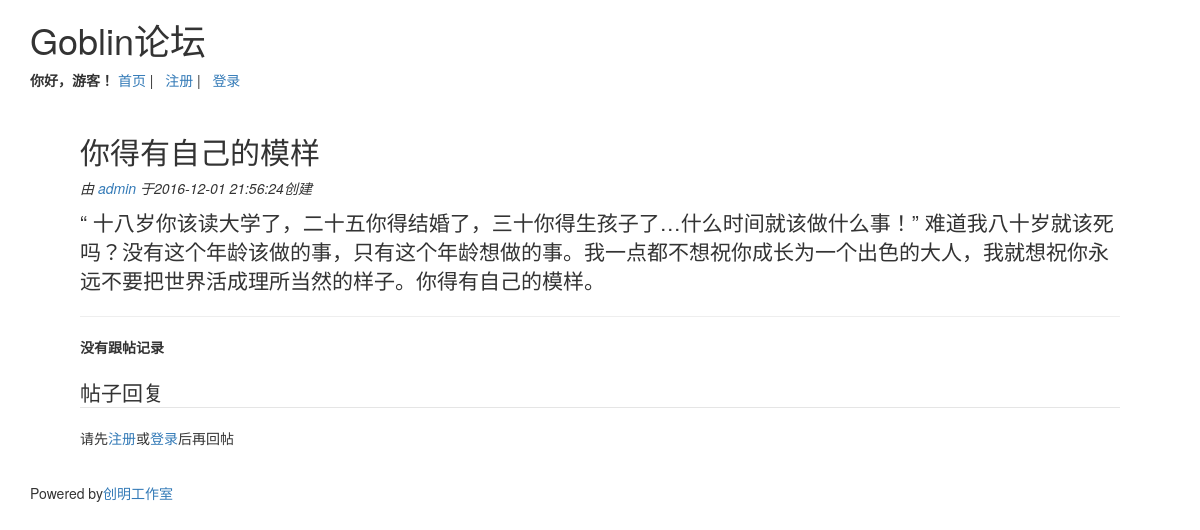
/topic/view_topic.php?id=41, run on the app's committed database.
### tables this page shows
CREATE TABLE `goblin_topic` (
  `id` int(10) NOT NULL AUTO_INCREMENT,
  `topic` varchar(255) NOT NULL,
  `detail` text NOT NULL,
  `name` varchar(32) NOT NULL,
  `email` varchar(100) NOT NULL,
  `datetime` datetime NOT NULL DEFAULT '0000-00-00 00:00:00',
  `view` int(10) NOT NULL DEFAULT '0',
  `reply` int(10) NOT NULL DEFAULT '0',
  `locked` tinyint(1) NOT NULL DEFAULT '0',
  `sticky` tinyint(1) NOT NULL DEFAULT '0',
  PRIMARY KEY (`id`)
);

### topic/view_topic.php (the view, shortened to what this page needs)
<?php
$id=$_GET['id'];
$sql="SELECT * FROM goblin_topic WHERE id='$id'";
$result=mysql_query($sql);
$rows=mysql_fetch_array($result);
?>
<?php
include('../config/header.inc.php');
?>
<h2><?php echo $rows['topic']; ?></h2>
<em class="info">
	由<a href="view._profile.php?id=<?php echo $rows['name']; ?>">
		<?php echo $rows['name'];   ?>
	</a>于<?php echo $rows['datetime'];  ?>创建
</em>
<p>
	<?php
	$detail=nl2br(htmlspecialchars($rows['detail']));
	echo "<p class='lead'>".$detail."</p>";
	?>
</p>
<hr size="1">
<dl>
	<?php
	$sql="SELECT * FROM goblin_reply WHERE topic_id='$id'";
	$result=mysql_query($sql);
	$num_rows=mysql_num_rows($result);
	if ($num_rows) {
		while ($rows=mysql_fetch_array($result)) {
			?>
			<dt>
				<a href="profile/view_profile.php?id=<?php echo $rows['reply_name'];   ?>">
					<?php echo $rows['reply_name'];   ?>
				</a>
				-<em><?php echo $rows['reply_datetime'];   ?></em>
			</dt>
			<dd>
				<p>
					<?php
					$reply_detail=nl2br(htmlspecialchars($rows['reply_detail']));
					echo $reply_detail;
					?>
				</p>
			</dd>
			<?php
		}
	}else{
		echo "<p><strong>没有跟帖记录</strong></p>";
	}
	?>
</dl>
<filedset>
	<legend>帖子回复</legend>
	<?php
	if (!$_SESSION['username']) {
		echo '<p>请先<a href="../register/creat_user.php">注册</a>或<a href="../login/login.php">登录</a>后再回帖</p>';
}
?>
<?php
include('../config/footer.inc.php');
?>

### data on the page
goblin_topic: topic "你得有自己的模样", name "admin", datetime "2016-12-01 21:56:24", detail "“ 十八岁你该读大学了，二十五你得结婚了，三十你得生孩子了…什么时间就该做什么事！” 难道我八十岁就该死吗？没有这个年龄该做的事，只有这个年龄想做的事。我一点都不想祝你成长为一个出色的大人，我就想祝你永远不要把世界活成理所当然的样子。你得有自己的模样。"
